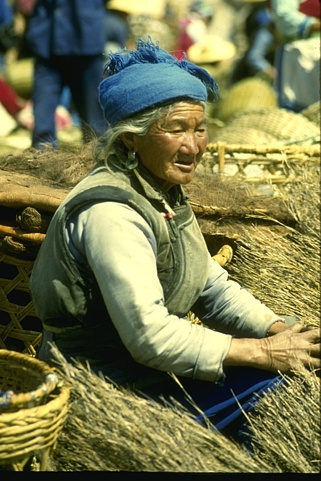
%> input picture Lib/patchmatch-2.1/15004.jpg, 321 x 481 px, given in place of 001_01_02_051_05.png, which was not available
$ octave PW20_GenerateDirectionPreservingMaps.m   (GNU Octave 9; MATLAB toolbox functions it lacks are replaced by stand-ins)
%> lines starting %> are read from the running program, lines starting %| are printed output that depends on the picture; pictures that were not available may be replaced by others from this repository, and a replacement may not be noted
### Code/Liu07IJCV/Lib/YIQConverter/RGB2YIQ.m
%Jun 16 2010
%Chih-Yuan Yang EECS UC Merced
%Implement Glasner ICCV 09 paper
function yiq = RGB2YIQ( rgb )
    yiq(:,:,1) = 0.299 * rgb(:,:,1) + 0.587 * rgb(:,:,2) + 0.114 * rgb(:,:,3);
    yiq(:,:,2) = 0.595716 * rgb(:,:,1) -0.274453 * rgb(:,:,2) -0.321263 * rgb(:,:,3);
    yiq(:,:,3) = 0.211456 * rgb(:,:,1) -0.522591 * rgb(:,:,2) +0.311135 * rgb(:,:,3);
end

### Code/Ours2/F45_SimilarityEvaluation.m
%Chih-Yuan Yang
%11/09/12
%Separate from F27a
function SqrtData = F45_SimilarityEvaluation(Img_in)
    [h w] = size(Img_in);
    SqrtData = zeros(h,w,16);

    f3x3 = ones(3);
    for i = 1:16
        [DiffOp N] = IF2_RetGradientKernel16(i);
        if N == 1
            Diff = imfilter(Img_in,DiffOp{1},'symmetric');
        else
            Diff1 = imfilter(Img_in,DiffOp{1},'symmetric');
            Diff2 = imfilter(Img_in,DiffOp{2},'symmetric');
            Diff = (Diff1+Diff2)/2;
        end
        Sqr = Diff.^2;
        Sum = imfilter(Sqr,f3x3,'replicate');
        Mean = Sum/9;
        SqrtData(:,:,i) = sqrt(Mean);
    end
end
function [DiffOp N] = IF2_RetGradientKernel16(dir)
    DiffOp = cell(2,1);
    f{1} = [0  0 0;
            0 -1 1;
            0  0 0];
    f{2} = [0  0 1;
            0 -1 0;
            0  0 0];
    f{3} = [0  1 0;
            0 -1 0;
            0  0 0];
    f{4} = [1  0 0;
            0 -1 0;
            0  0 0];
    f{5} = [0  0 0;
            1 -1 0;
            0  0 0];
    f{6} = [0  0 0;
            0 -1 0;
            1  0 0];
    f{7} = [0  0 0;
            0 -1 0;
            0  1 0];
    f{8} = [0  0 0;
            0 -1 0;
            0  0 1];
    switch dir
        case 1
            N = 1;
            DiffOp{1} = f{1};
            DiffOp{2} = [];
        case 2
            N = 2;
            DiffOp{1} = f{1};
            DiffOp{2} = f{2};
        case 3
            N = 1;
            DiffOp{1} = f{2};
            DiffOp{2} = [];
        case 4
            N = 2;
            DiffOp{1} = f{2};
            DiffOp{2} = f{3};
        case 5
            N = 1;
            DiffOp{1} = f{3};
            DiffOp{2} = [];
        case 6
            N = 2;
            DiffOp{1} = f{3};
            DiffOp{2} = f{4};
        case 7
            N = 1;
            DiffOp{1} = f{4};
            DiffOp{2} = [];
        case 8
            N = 2;
            DiffOp{1} = f{4};
            DiffOp{2} = f{5};
        case 9
            N = 1;
            DiffOp{1} = f{5};
            DiffOp{2} = [];
        case 10
            N = 2;
            DiffOp{1} = f{5};
            DiffOp{2} = f{6};
        case 11
            DiffOp{1} = f{6};
            DiffOp{2} = [];
            N = 1;
        case 12
            N = 2;
            DiffOp{1} = f{6};
            DiffOp{2} = f{7};
        case 13
            N = 1;
            DiffOp{1} = f{7};
            DiffOp{2} = [];
        case 14
            N = 2;
            DiffOp{1} = f{7};
            DiffOp{2} = f{8};
        case 15
            DiffOp{1} = f{8};
            DiffOp{2} = [];
            N = 1;
        case 16
            N = 2;
            DiffOp{1} = f{8};
            DiffOp{2} = f{1};
    end
end
% [93 lines left out: function IF3_GetMoveKernel16, not called in this run]

### Code/Ours2/U22_makeifnotexist.m
function U22_makeifnotexist(foldername)
    if ~exist(foldername,'dir')
        mkdir(foldername)
    end
end

### Code/Ours2/PW20_GenerateDirectionPreservingMaps.m
%Chih-Yuan Yang
%11/09/12
%Separate the function from PW17
clc
clear
close all

folder_code = fileparts(pwd);
folder_project = fileparts(folder_code);
addpath(genpath(fullfile(folder_code,'Lib')));

zooming = 4;
settingname = 'Upfrontal';
folder_source = fullfile('Source','Upfrontal2','Input');
fn_source = '001_01_02_051_05.png';
folder_save = fullfile(folder_project,'PaperWriting','CVPR13','manuscript','figs','Illustration','SmoothnessPreservingUpsampling');

U22_makeifnotexist(folder_save);

imd = im2double(imread(fullfile(folder_source,fn_source)));
img_yiq = RGB2YIQ(imd);
%> in RGB2YIQ, `yiq(:,:,3) = 0.211456 * rgb(:,:,1) -0.522591 * rgb(:,:,2) +0.311135 * ..`:
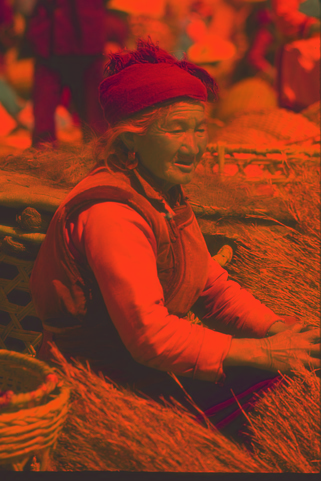
%> yiq: size 481x321x3 double; mean R, G, B 0.447, 0.0493, -0.0504; drawn with min black and max white
img_y = img_yiq(:,:,1);
    img_bb = imresize(img_y,zooming);
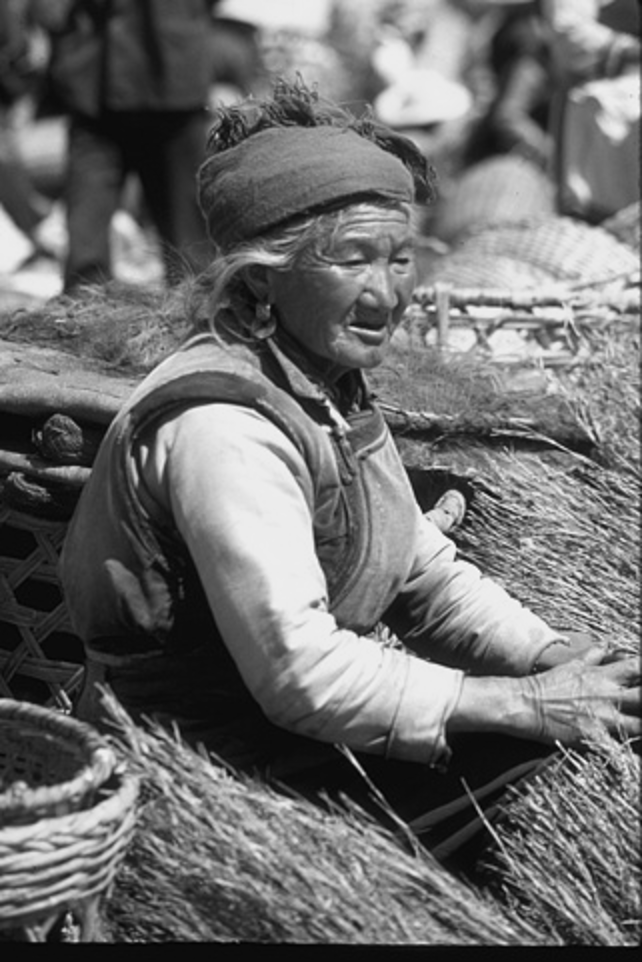
%> img_bb: size 1924x1284 double (shown at 1/2 size); min -0.00773, max 1.05, mean 0.447; drawn with min black and max white

    %compute the similarity from low
    Coef = 10;
    PatchSize = 3;
    Sqrt_low = F45_SimilarityEvaluation(img_y);           %I may need more directions, 16 may be too small
%> in F45_SimilarityEvaluation, `Diff = imfilter(Img_in,DiffOp{1},'symmetric');`:
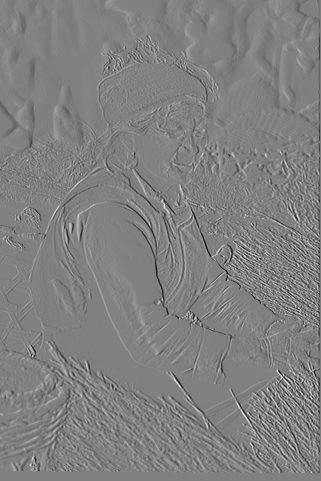
%> Diff: size 481x321 double; min -0.688, max 0.676, mean -9.15e-05; drawn with min black and max white
%> in F45_SimilarityEvaluation, `Sqr = Diff.^2;`:
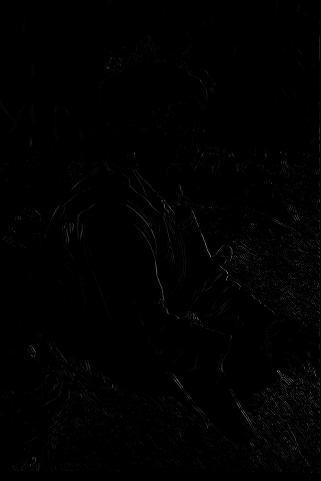
%> Sqr: size 481x321 double; min 0, max 0.474, mean 0.00622
%> in F45_SimilarityEvaluation, `Sum = imfilter(Sqr,f3x3,'replicate');`:
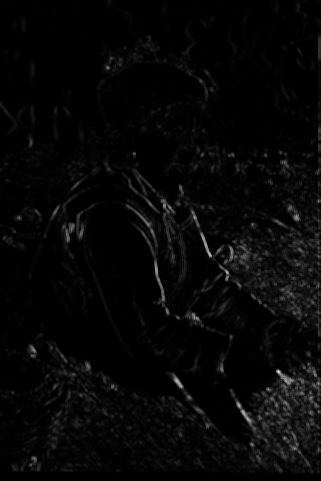
%> Sum: size 481x321 double; min 0, max 1.98, mean 0.056; drawn with min black and max white
    Similarity_low = exp(-Sqrt_low*Coef);
    [h_high, w_high] = size(img_bb);
%> h_high = 1924; w_high = 1284
    ExpectedSimilarity = zeros(h_high,w_high,16);
    %upsamplin the similarity
    for dir=1:16
        ExpectedSimilarity(:,:,dir) = imresize(Similarity_low(:,:,dir),zooming,'bilinear');
    end

    for i=1:16
        fn_save = sprintf('Similarity_lr_%d.png',i);
        hfig = figure;
        imagesc(Similarity_low(:,:,i));
        caxis([0,1]);
        axis off image
        saveas(hfig,fullfile(folder_save,fn_save));
        close

        fn_save = sprintf('Similarity_hr_%d.png',i);
        hfig = figure;
        imagesc(ExpectedSimilarity(:,:,i));
        caxis([0,1]);
        axis off image
        saveas(hfig,fullfile(folder_save,fn_save));
        close
    end
%> this loop made 16 passes
%> pass 1, `axis off image`:
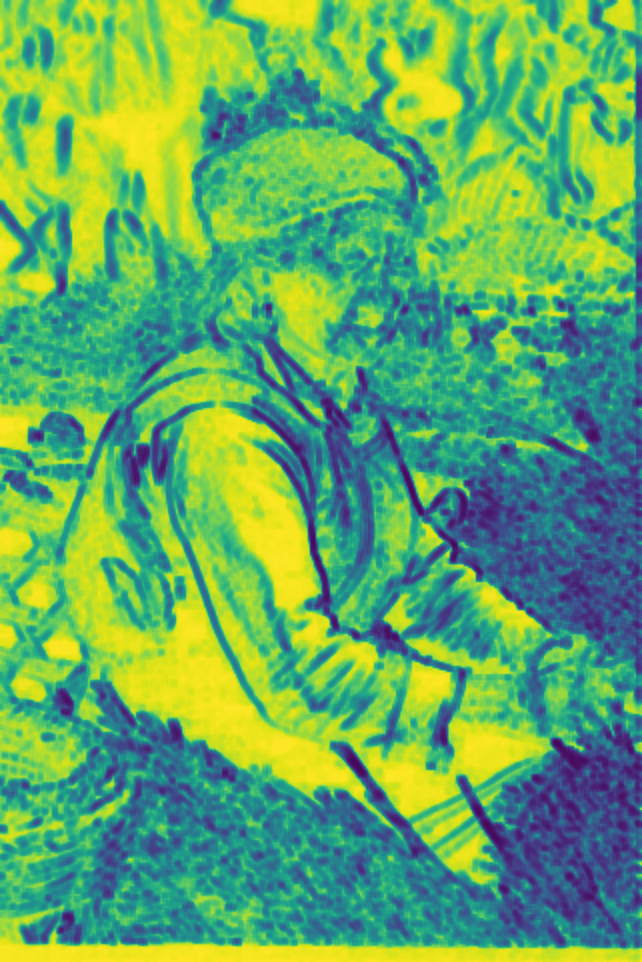
%> displayed picture: size 1924x1284x3, on the screen's scale of 0 to 255 (shown at 1/2 size); mean R, G, B 99.7, 170.2, 99.4
%> pass 2, `axis off image`:
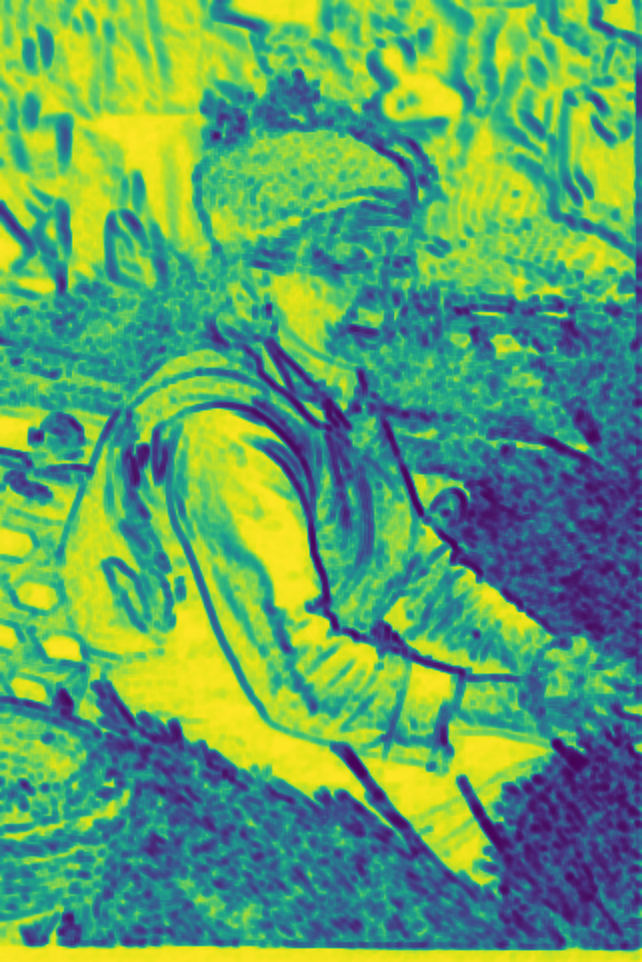
%> displayed picture: size 1924x1284x3, on the screen's scale of 0 to 255 (shown at 1/2 size); mean R, G, B 96.4, 162.3, 101.8
